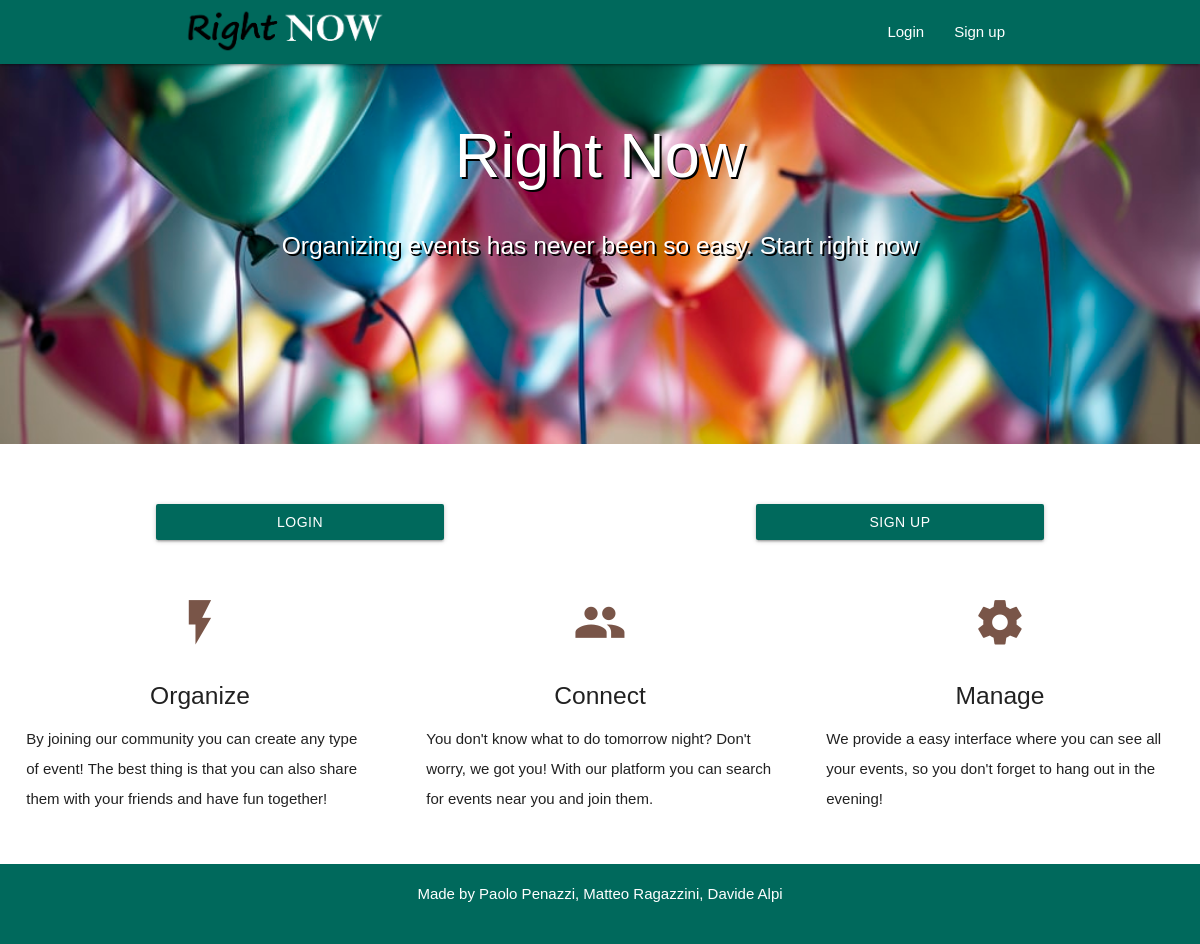
The page / on the database its author committed.
### tables this page shows
CREATE TABLE IF NOT EXISTS `visual` (
  `visualid` INT NOT NULL AUTO_INCREMENT,
  `name` VARCHAR(50) UNIQUE NOT NULL,
  `imgpath` VARCHAR(200) NOT NULL,
  `imgtitle` VARCHAR(50) NOT NULL,
  `imgtext` TEXT NOT NULL,
  `title1` VARCHAR(50) NOT NULL,
  `title2` VARCHAR(50) NOT NULL,
  `title3` VARCHAR(50) NOT NULL,
  `text1` TEXT NOT NULL,
  `text2` TEXT NOT NULL,
  `text3` TEXT NOT NULL,
  `credits` TEXT NOT NULL,
  `used` TINYINT NOT NULL DEFAULT 0,
  PRIMARY KEY (`visualid`));

### index.php (called while the page is built)
<?php
require_once("bootstrap.php");
 $templateParams["visual"] = $dbh->getVisualInUse();
 $templateParams["nome"] = "landing.php";
 $templateParams["title"] = "RightNow";
require("template/base.php");
?>

### db/database.php (called while the page is built, shortened)
<?php
class DatabaseHelper{
    private $db;
    public function __construct($servername, $username, $password, $dbname){
        $this->db = new mysqli($servername, $username, $password, $dbname);
    }
    public function getVisualInUse(){
        $stmt = $this->db->prepare("SELECT * FROM visual WHERE used=1 LIMIT 1");
        $stmt->execute();
        $result = $stmt->get_result();
        $result = $result->fetch_all(MYSQLI_ASSOC);
        return $result[0];
    }
}
?>

### bootstrap.php (called while the page is built, shortened)
<?php
require_once("db/database.php");
$dbh = new DatabaseHelper(HOST, USER, PASSWORD, DATABASE);
?>

### template/landing.php (the view)
<?php $visual = $templateParams["visual"]; ?>
<div id="index-banner" class="parallax-container">
    <div class="section no-pad-bot">
      <div class="container">
        <br><br>
        <h1 class="header center white-text darken-3 engraved"><?php echo $visual["imgtitle"]; ?></h1>
        <div class="row center">
          <h5 class="header col s12 light white-text engraved"><?php echo $visual["imgtext"]; ?></h5>
        </div>
      </div>
    </div>
    <div class="parallax"><img src="<?php echo $visual["imgpath"]; ?>" alt="party background"></div>
  </div>
<div class="row col s12 add-margin">
  <div class="col s6">
    <a href="login.php" class="btn waves-effect waves-light teal darken-3 col s6 offset-s3">LOGIN</a>
  </div>
  <div class="col s6">
    <a href="signup.php" class="waves-effect waves-light btn teal darken-3 col s6 offset-s3">SIGN UP</a>
    </div>
</div>
    <div class="section no-margin-top">
      <div class="row">
        <div class="col s12 m4">
          <div class="icon-block">
            <h2 class="center brown-text"><i class="material-icons" aria-hidden ="true">flash_on</i></h2>
            <h5 class="center"><?php echo $visual["title1"]; ?></h5>
            <p class="light"><?php echo $visual["text1"]; ?></p>
          </div>
        </div>
        <div class="col s12 m4">
          <div class="icon-block">
            <h2 class="center brown-text"><i class="material-icons" aria-hidden ="true">group</i></h2>
            <h5 class="center"><?php echo $visual["title2"]; ?></h5>
            <p class="light"><?php echo $visual["text2"]; ?></p>
          </div>
        </div>
        <div class="col s12 m4">
          <div class="icon-block">
            <h2 class="center brown-text"><i class="material-icons" aria-hidden ="true">settings</i></h2>
            <h5 class="center"><?php echo $visual["title3"]; ?></h5>
            <p class="light"><?php echo $visual["text3"]; ?></p>
          </div>
        </div>
       </div>
     </div>

### template/base.php (shortened to what this page needs)
<!DOCTYPE html>
<html lang="en">
  <head>
    <link href="./css/materialize.css" type="text/css" rel="stylesheet" media="screen"/>
    <link href="./css/style.css" type="text/css" rel="stylesheet" media="screen"/>
  </head>
  <body>
    <header>
      <nav class="teal darken-3">
        <div class="nav-wrapper container ">
          <a id="logo-container" href="index.php" class="brand-logo white-text"><img class="img perfect-height addMarginTopLogo" src="res/title.png" alt="logo"></a>
          <ul class="right hide-on-med-and-down">
            <li><a class="white-text" href="login.php">Login</a></li>
            <li><a class="white-text" href="signup.php">Sign up</a></li>
          </ul>
        </div>
      </nav>
    </header>
    <main>
      <?php
            require($templateParams["nome"]);
      ?>
    </main>
    <footer class="footer teal darken-3">
      <div class="container">
        <div class="row">
          <div class="col s12">
            <p class="center white-text"><?php echo $dbh->getVisualInUse()["credits"];?></p>
          </div>
        </div>
      </div>
    </footer>
  </body>
</html>

### css/style.css (style rules this page uses)
body { display: flex; min-height: 100vh; flex-direction: column; }
main { flex: 1 0 auto; }
nav ul a, nav .brand-logo { color: #444; }
p { line-height: 2rem; }
.parallax-container { min-height: 380px; line-height: 0; height: auto; color: rgba(255,255,255,.9); }
.parallax-container .section { width: 100%; }
.icon-block { padding: 0 15px; }
.icon-block .material-icons { font-size: inherit; }
.no-margin-top { padding-top: 0px !important; }
.add-margin { margin-top: 5% !important; }
.perfect-height { height: 48px; }
.addMarginTopLogo { margin-top: 3%!important; }
.engraved { text-shadow: 2px 2px black; }
html { font-family: 'Cairo', sans-serif; }

### rows shown on the page
visual: imgtitle "Right Now", imgtext "Organizing events has never been so easy. Start right now", imgpath (picture), title1 "Organize", text1 "By joining our community you can create any type of event! The best thing is that you can also share them with your friends and have fun together!", title2 "Connect", text2 "You don't know what to do tomorrow night? Don't worry, we got you! With our platform you can search for events near you and join them.", title3 "Manage", text3 "We provide a easy interface where you can see all your events, so you don't forget to hang out in the evening!", credits "Made by Paolo Penazzi, Matteo Ragazzini, Davide Alpi"
